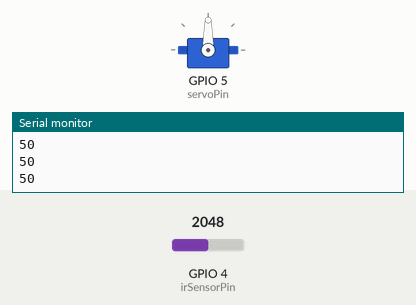
A sketch run on a simulated ESP32. Parts: servo, the last lines printed to the serial monitor. Inputs (shaded band) come from the test bench; at power-on: GPIO 4 (irSensorPin) = 2048.

Above: at 1.3 s.
1.4 s: GPIO 4 (irSensorPin) set to 1285
2.9 s: GPIO 4 (irSensorPin) set to 1209
At 3.5 s:
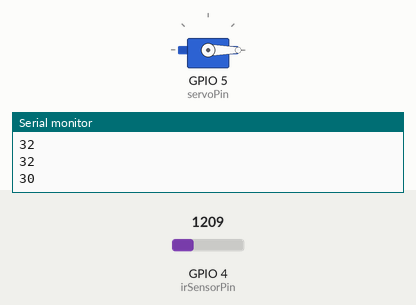
5.9 s: GPIO 4 (irSensorPin) set to 2047
At 8.2 s:
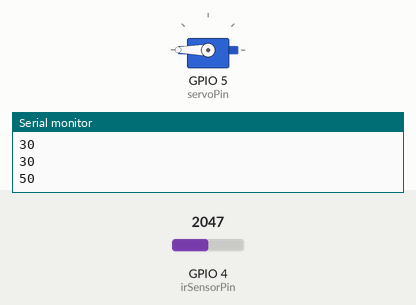
8.9 s: GPIO 4 (irSensorPin) set to 1228
At 9.3 s:
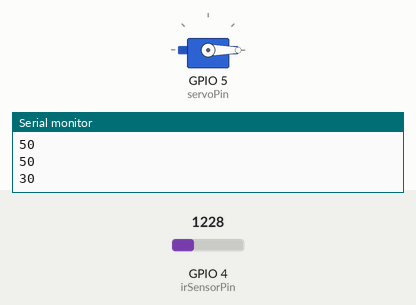
Timing chart, 0 to 12.9 s (numbered marks = the images above; inputs shaded):
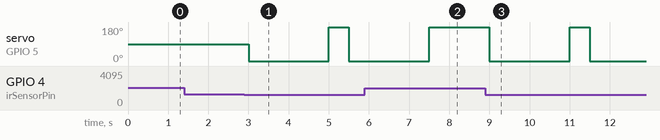

The sketch:

sketch.ino
```cpp
#include <Arduino.h>
#include <ESP32Servo.h>

// Create an object from class Servo
Servo myservo;

const int irSensorPin = 4; // Pin for the IR sensor
const int servoPin = 5;    // Pin for the servo motor

void setup() {
  pinMode(irSensorPin, INPUT); // Initialize pin for IR sensor
  myservo.attach(servoPin);    // Attach pin for controlling servo motor
  Serial.begin(115200);        // Start serial communication
}

void loop() {
  // Read analog value from IR sensor
  int irread = analogRead(irSensorPin);                 // Read the analog value from the IR sensor
  int map_read = map(irread, 0, 4095, 1, 100);          // Map the value to a range of 1-100
  Serial.println(map_read);                             // Print the mapped value to the serial monitor

  // Check if the mapped value is less than or equal to 30
  if (map_read <= 30) {
    // Open the door by moving the servo to 0 degrees
    myservo.write(0);
    delay(2000);  // Wait for 2 seconds
    // Close the door by moving the servo to 180 degrees
    myservo.write(180);
  }
  // Check if the mapped value is greater than or equal to 90
  else if (map_read >= 90) {
    // Make sure that the door is closed
    myservo.write(180);
  }

  delay(500); // Short delay before the next loop iteration
}
```

Measured:
- the behaviour switches between 1241 and 1240 on GPIO 4 (irSensorPin) (found by bisection; images 0 and 1)
- after the input at 2.9 s, servo on GPIO 5 (servoPin): 90° → 0° after 0.10 s, → 180° 2.0 s later, → 0° 0.50 s later
- after the input at 5.9 s, servo on GPIO 5 (servoPin): goes on until 7.5 s, then stays 180°
- after the input at 8.9 s, servo on GPIO 5 (servoPin): 180° → 0° after 0.10 s, → 180° 2.0 s later, → 0° 0.50 s later
